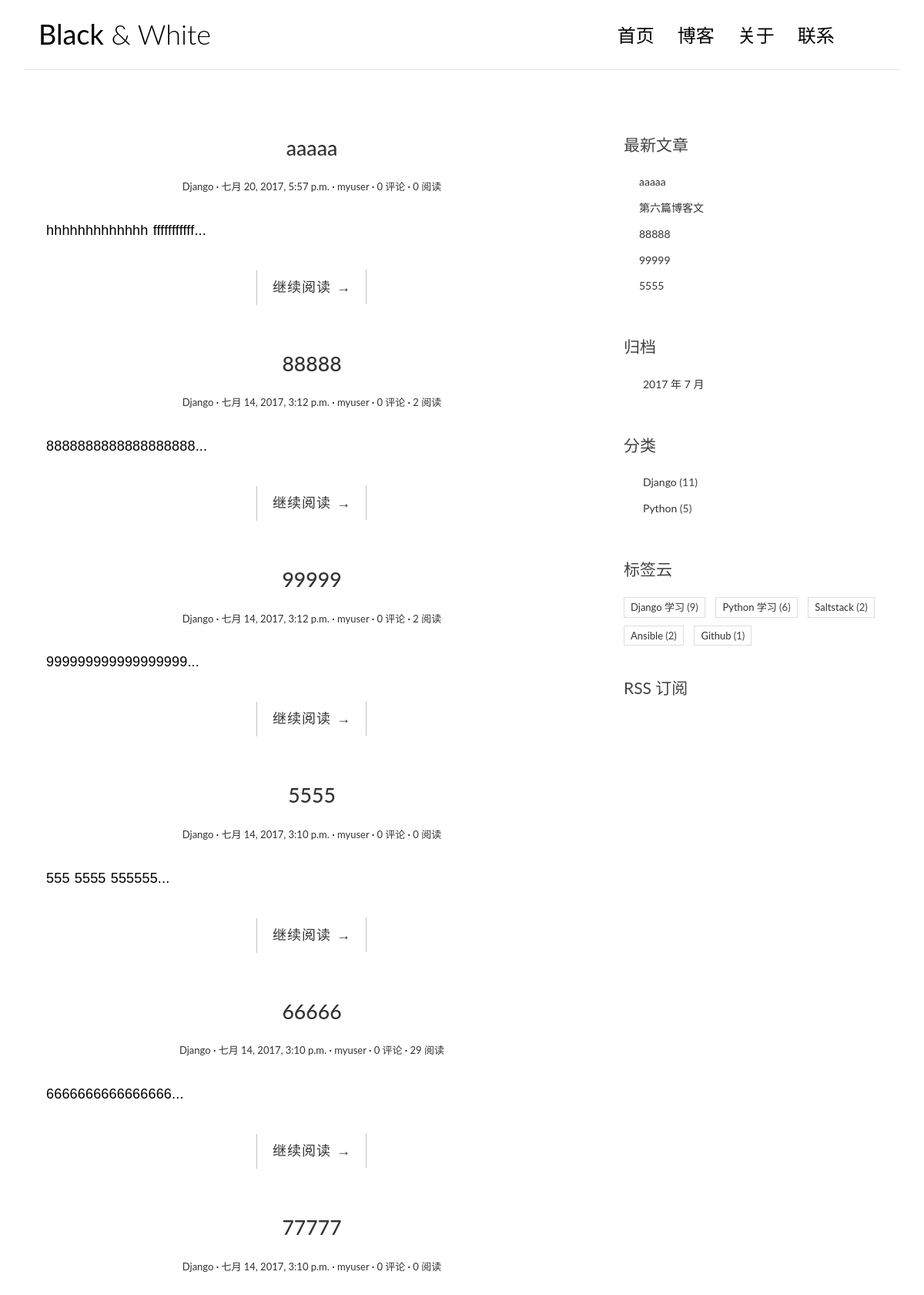
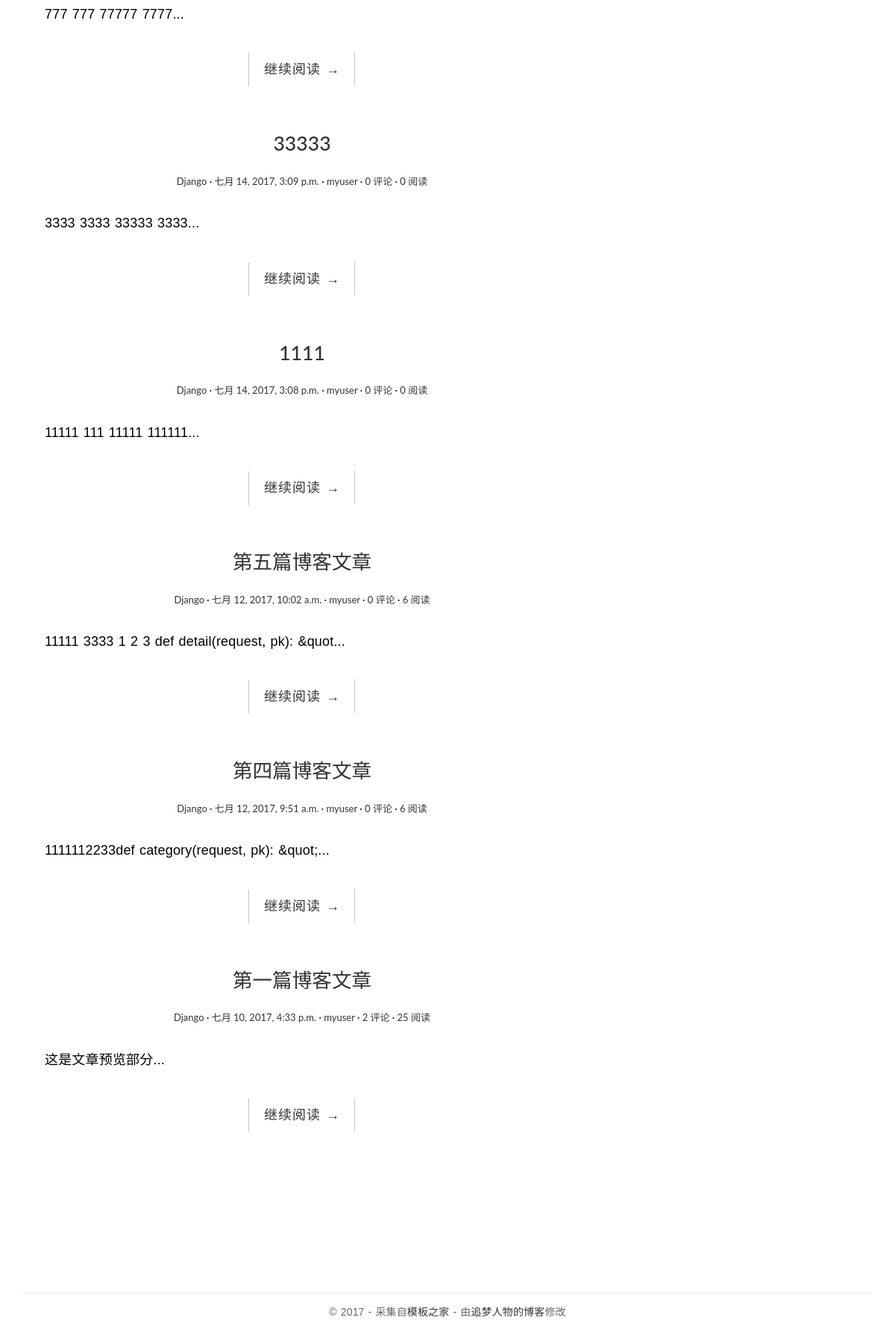
The app's page /category/2/, older data (2 pictures, top to bottom).
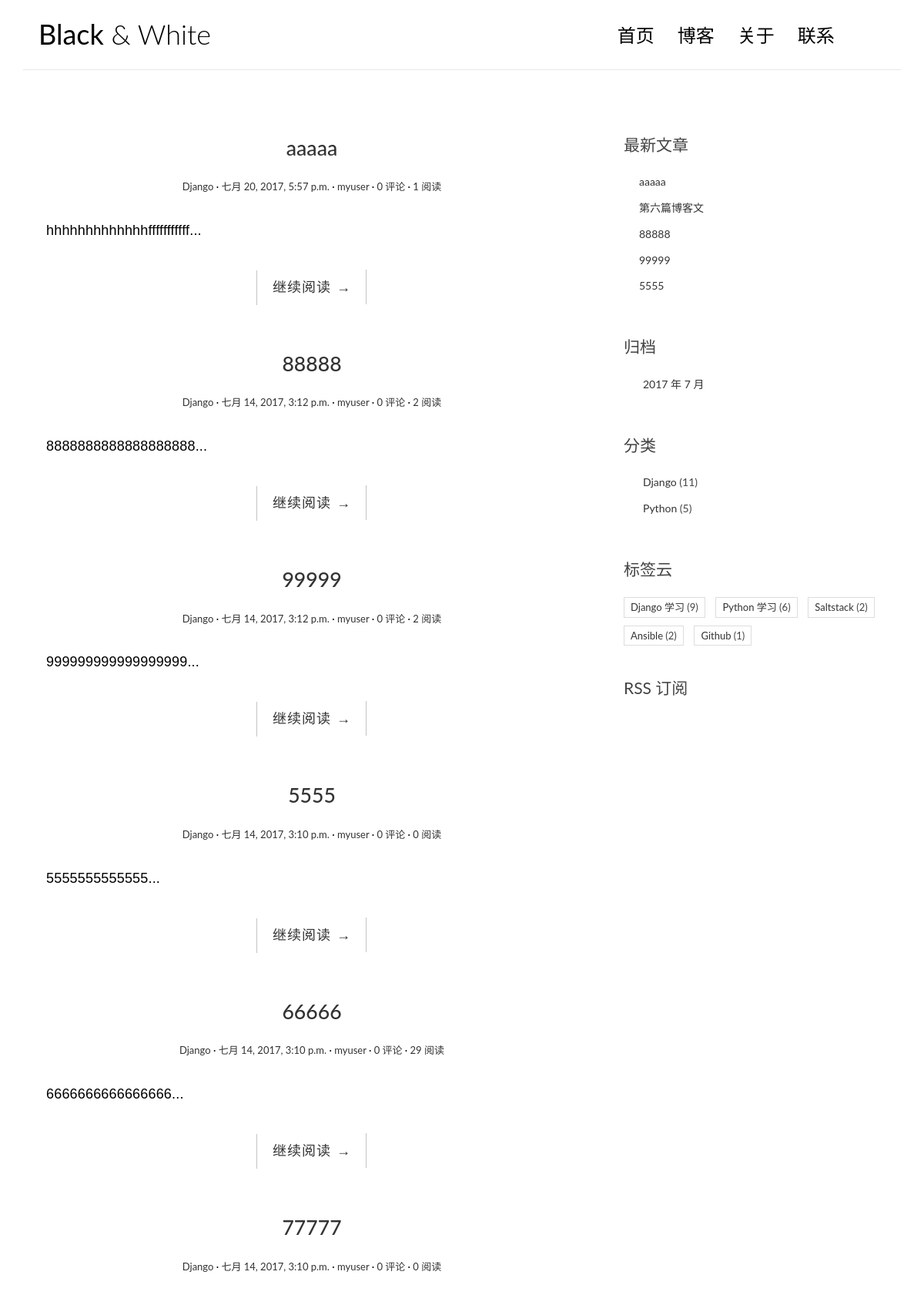
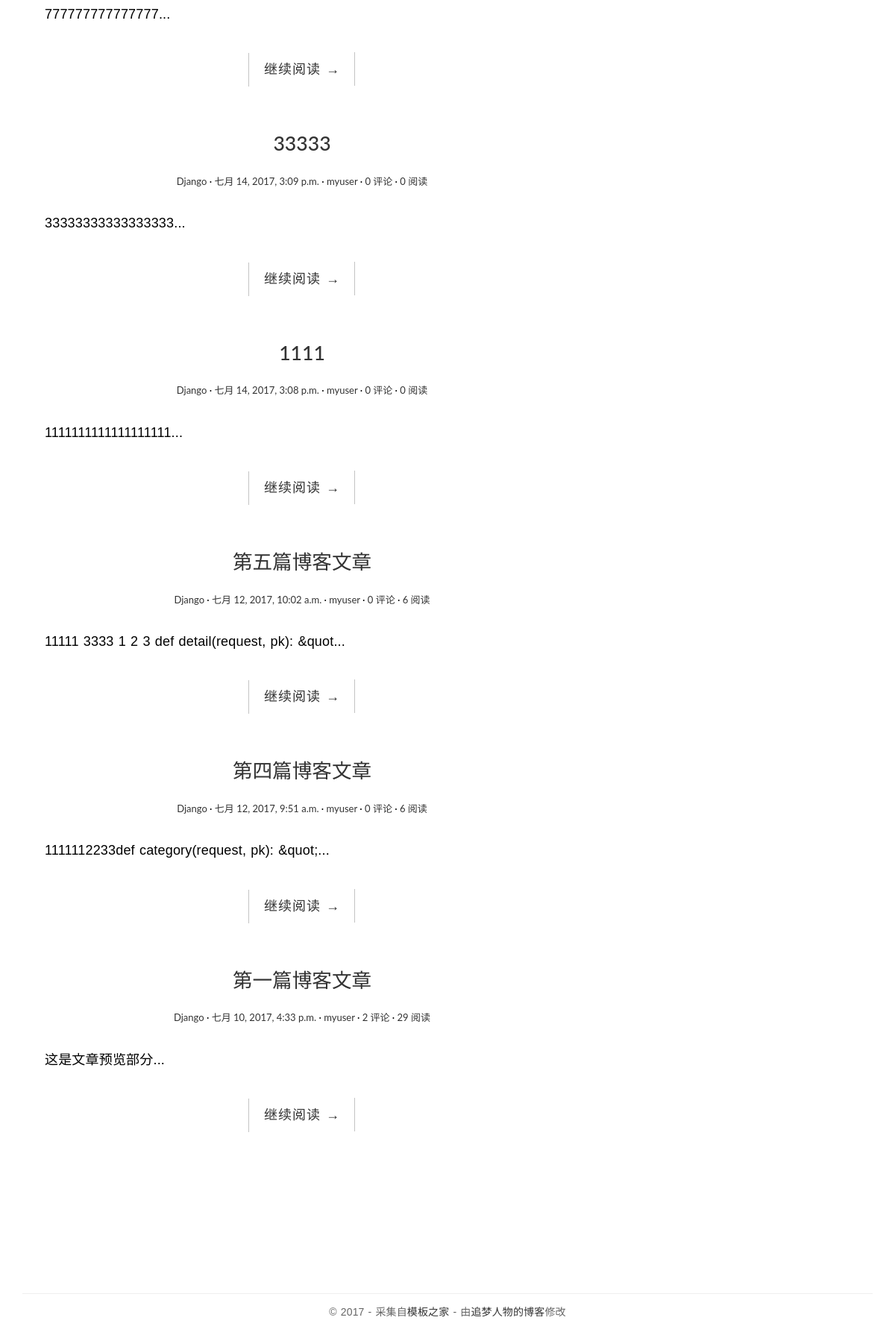
The same page, newer data (2 pictures, top to bottom).
### blog/models.py (models this page shows, shortened)
@python_2_unicode_compatible
class Post(models.Model):
    title = models.CharField(max_length=70)
    body = models.TextField()
    created_time = models.DateTimeField()
    modified_time = models.DateTimeField()
    excerpt = models.CharField(max_length=200, blank=True)
    category = models.ForeignKey(Category)
    tags = models.ManyToManyField(Tag, blank=True)
    author = models.ForeignKey(User)
    views = models.PositiveIntegerField(default=0)
    def get_absolute_url(self):
        return reverse('blog:detail', kwargs={'pk': self.pk})
    class Meta:
        ordering = ['-created_time']

@python_2_unicode_compatible
class Category(models.Model):
    name = models.CharField(max_length=100)

### blog/views.py (the view)
# urls.py: url(r'^category/(?P<pk>[0-9]+)/$', views.CategoryView.as_view(), name='category'),
class CategoryView(ListView):
    model = Post
    template_name = 'blog/index.html'
    context_object_name = 'post_list'
    def get_queryset(self):
        cate = get_object_or_404(Category, pk=self.kwargs.get('pk'))
        return super(CategoryView, self).get_queryset().filter(category=cate)

### blog/templatetags/blog_tags.py (called while the page is built)
@register.simple_tag
def get_recent_posts(num=5):
    return Post.objects.all().order_by('-created_time')[:num]

@register.simple_tag
def archives():
    return Post.objects.dates('created_time', 'month', order='DESC')

@register.simple_tag
def get_categories():
    return Category.objects.annotate(num_posts=Count('post')).filter(num_posts__gt=0)

@register.simple_tag()
def get_tags():
    return Tag.objects.annotate(num_posts=Count('post')).filter(num_posts__gt=0)

### templates/blog/index.html (shortened to what this page needs)
{% extends "base.html" %}
{% block main %}
{% for post in post_list %}
<article class="post post--{{ post.pk }}" xmlns:color="http://www.w3.org/1999/xhtml">
    <header class="entry-header">
        <h1 class="entry-title">
            <a href="{{ post.get_absolute_url }}">{{ post.title }}</a>
        </h1>
        <div class="entry-meta">
            <span class="post-category"><a href="{% url 'blog:category' post.pk %}">{{ post.category.name }}</a></span>
            <span class="post-date"><a href="#"><time class="entry-date"
                                                      datetime="{{ post.created_time }}">{{ post.created_time }}</time></a></span>
            <span class="post-author"><a href="#">{{ post.author }}</a></span>
            <span class="comments-link"><a href="{% url 'blog:detail' post.pk %}">{{ post.comment_set.count }} 评论</a></span>
            <span class="views-count"><a href="#">{{ post.views }} 阅读</a></span>
        </div>
    </header>
    <div class="entry-content clearfix">
        <p>{{ post.excerpt }}...</p>
        <div class="read-more cl-effect-14">
            <a href="{{ post.get_absolute_url }}" class="more-link">继续阅读 <span class="meta-nav">→</span></a>
        </div>
    </div>
</article>
{% empty %}
<div class="no-post">
    暂时还没有发布的文章！
</div>
{% endfor %}
<nav aria-label="Page navigation" style="margin-top: 100px;text-align: center ">
{% endblock main %}

### templates/base.html (shortened to what the changed rows need)
{% load staticfiles %}
{% load blog_tags %}
<!DOCTYPE html>
<html>
<head>
    <link rel="stylesheet" href="{% static 'blog/css/bootstrap.min.css' %}">
    <link rel="stylesheet" href="http://code.ionicframework.com/ionicons/2.0.1/css/ionicons.min.css">
    <link rel="stylesheet" href="{% static 'blog/css/pace.css' %}">
    <link rel="stylesheet" href="{% static 'blog/css/custom.css' %}">
    <link rel="stylesheet" href="{% static 'blog/css/highlights/github.css' %}">
</head>
<body>
<div class="container">
    <header id="site-header">
        <div class="row">
            <div class="col-md-4 col-sm-5 col-xs-8">
                <div class="logo">
                    <h1><a href="{% url 'blog:index' %}"><b>Black</b> &amp; White</a></h1>
                </div>
            </div>
        </div>
    </header>
</div>
<div class="content-body">
    <div class="container">
        <div class="row">
            <main class="col-md-8">
             {% block main %}
             {% endblock %}
            </main>
            <aside class="col-md-4">
                <div class="widget widget-recent-posts">
                    {% get_recent_posts as recent_post_list %}
                    <ul>
                        {% for post in recent_post_list %}
                            <li>
                                <a href="{{ post.get_absolute_url }}">{{ post.title }}</a>
                            </li>
                        {% empty %}
                            暂无文章
                        {% endfor %}
                    </ul>
                </div>
                    {% archives as data_list %}
                    {% get_categories as category_list %}
                    {% get_tags as tag_list %}
            </aside>
        </div>
    </div>
</div>
</body>
</html>

Row changes from the older to the newer data that the page shows:
changed Post "aaaaa": views "0" → "1"; excerpt "hhhhhhhhhhhhh fffffffffff" → "hhhhhhhhhhhhhfffffffffff"
changed Post (number 4 of 12 on the later page): excerpt "555 5555 555555" → "5555555555555"
changed Post (number 6 of 12 on the later page): excerpt "777 777 77777 7777" → "777777777777777"
changed Post "七月 14, 2017, 3:09 p.m.": excerpt "3333 3333 33333 3333" → "33333333333333333"
changed Post "七月 14, 2017, 3:08 p.m.": excerpt "11111 111 11111 111111" → "1111111111111111111"
changed Post "第一篇博客文章": views "25" → "29"
